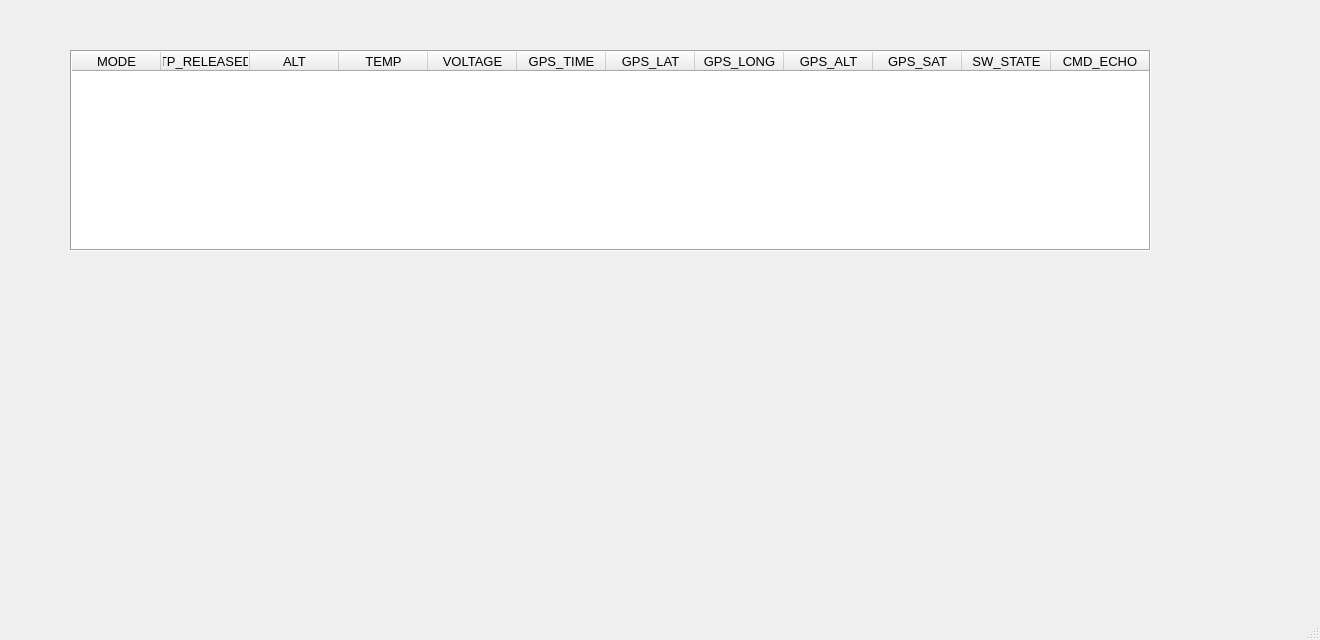
<?xml version="1.0" encoding="UTF-8"?>
<ui version="4.0">
 <class>MainWindow</class>
 <widget class="QMainWindow" name="MainWindow">
  <property name="geometry">
   <rect>
    <x>0</x>
    <y>0</y>
    <width>1320</width>
    <height>640</height>
   </rect>
  </property>
  <property name="font">
   <font>
    <pointsize>8</pointsize>
   </font>
  </property>
  <property name="windowTitle">
   <string>MainWindow</string>
  </property>
  <widget class="QWidget" name="centralwidget">
   <widget class="QTableWidget" name="tableWidget">
    <property name="geometry">
     <rect>
      <x>70</x>
      <y>50</y>
      <width>1081</width>
      <height>201</height>
     </rect>
    </property>
    <property name="sizePolicy">
     <sizepolicy hsizetype="Expanding" vsizetype="Expanding">
      <horstretch>0</horstretch>
      <verstretch>0</verstretch>
     </sizepolicy>
    </property>
    <property name="font">
     <font>
      <pointsize>10</pointsize>
     </font>
    </property>
    <property name="mouseTracking">
     <bool>false</bool>
    </property>
    <property name="frameShape">
     <enum>QFrame::Box</enum>
    </property>
    <property name="frameShadow">
     <enum>QFrame::Sunken</enum>
    </property>
    <property name="lineWidth">
     <number>1</number>
    </property>
    <property name="sizeAdjustPolicy">
     <enum>QAbstractScrollArea::AdjustToContents</enum>
    </property>
    <property name="dragEnabled">
     <bool>false</bool>
    </property>
    <property name="alternatingRowColors">
     <bool>true</bool>
    </property>
    <property name="verticalScrollMode">
     <enum>QAbstractItemView::ScrollPerItem</enum>
    </property>
    <property name="showGrid">
     <bool>true</bool>
    </property>
    <property name="gridStyle">
     <enum>Qt::SolidLine</enum>
    </property>
    <property name="cornerButtonEnabled">
     <bool>true</bool>
    </property>
    <property name="rowCount">
     <number>0</number>
    </property>
    <attribute name="horizontalHeaderVisible">
     <bool>true</bool>
    </attribute>
    <attribute name="horizontalHeaderCascadingSectionResizes">
     <bool>true</bool>
    </attribute>
    <attribute name="horizontalHeaderMinimumSectionSize">
     <number>19</number>
    </attribute>
    <attribute name="horizontalHeaderDefaultSectionSize">
     <number>89</number>
    </attribute>
    <attribute name="horizontalHeaderHighlightSections">
     <bool>true</bool>
    </attribute>
    <attribute name="horizontalHeaderShowSortIndicator" stdset="0">
     <bool>false</bool>
    </attribute>
    <attribute name="horizontalHeaderStretchLastSection">
     <bool>true</bool>
    </attribute>
    <attribute name="verticalHeaderVisible">
     <bool>false</bool>
    </attribute>
    <attribute name="verticalHeaderDefaultSectionSize">
     <number>29</number>
    </attribute>
    <attribute name="verticalHeaderHighlightSections">
     <bool>true</bool>
    </attribute>
    <attribute name="verticalHeaderShowSortIndicator" stdset="0">
     <bool>false</bool>
    </attribute>
    <attribute name="verticalHeaderStretchLastSection">
     <bool>false</bool>
    </attribute>
    <column>
     <property name="text">
      <string>MODE</string>
     </property>
     <property name="foreground">
      <brush brushstyle="SolidPattern">
       <color alpha="255">
        <red>0</red>
        <green>0</green>
        <blue>0</blue>
       </color>
      </brush>
     </property>
    </column>
    <column>
     <property name="text">
      <string>TP_RELEASED</string>
     </property>
    </column>
    <column>
     <property name="text">
      <string>ALT</string>
     </property>
    </column>
    <column>
     <property name="text">
      <string>TEMP</string>
     </property>
    </column>
    <column>
     <property name="text">
      <string>VOLTAGE</string>
     </property>
    </column>
    <column>
     <property name="text">
      <string>GPS_TIME</string>
     </property>
    </column>
    <column>
     <property name="text">
      <string>GPS_LAT</string>
     </property>
    </column>
    <column>
     <property name="text">
      <string>GPS_LONG</string>
     </property>
    </column>
    <column>
     <property name="text">
      <string>GPS_ALT</string>
     </property>
    </column>
    <column>
     <property name="text">
      <string>GPS_SAT</string>
     </property>
    </column>
    <column>
     <property name="text">
      <string>SW_STATE</string>
     </property>
    </column>
    <column>
     <property name="text">
      <string>CMD_ECHO</string>
     </property>
    </column>
   </widget>
  </widget>
  <widget class="QMenuBar" name="menubar">
   <property name="geometry">
    <rect>
     <x>0</x>
     <y>0</y>
     <width>1320</width>
     <height>19</height>
    </rect>
   </property>
  </widget>
  <widget class="QStatusBar" name="statusbar"/>
 </widget>
 <resources/>
 <connections/>
</ui>
